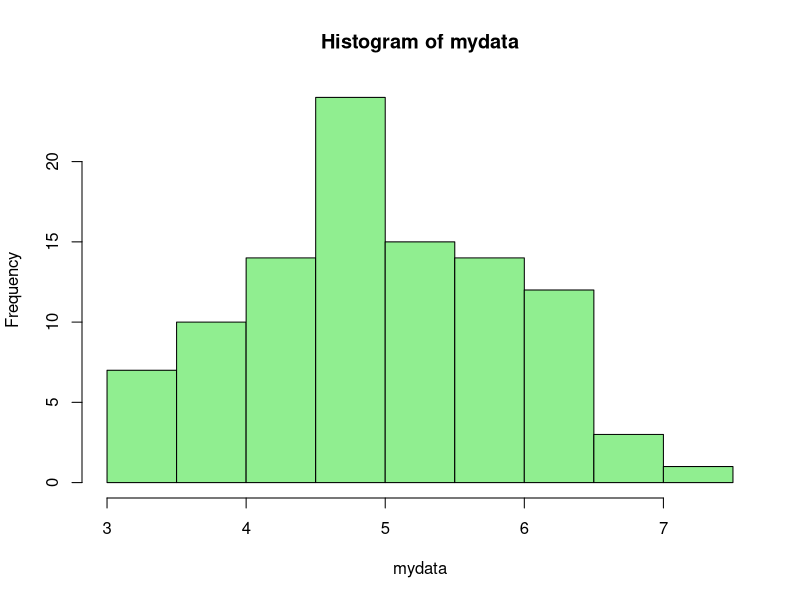
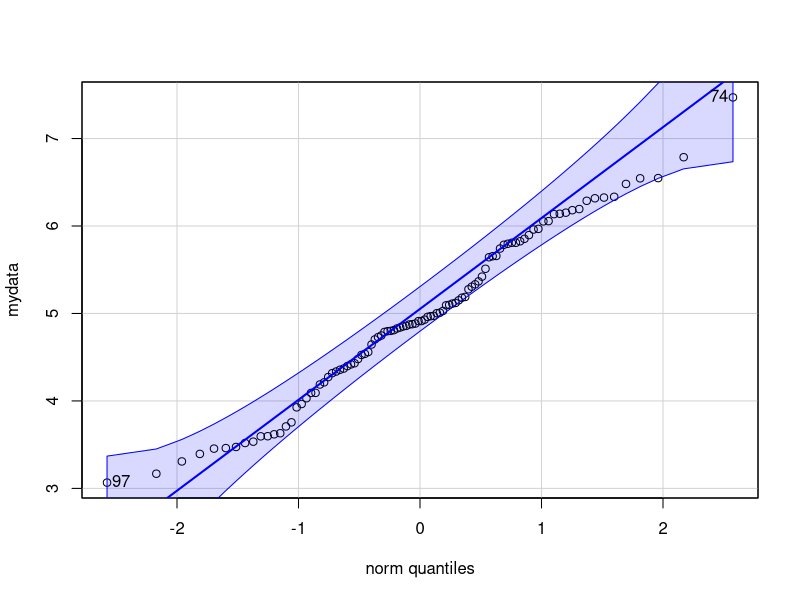
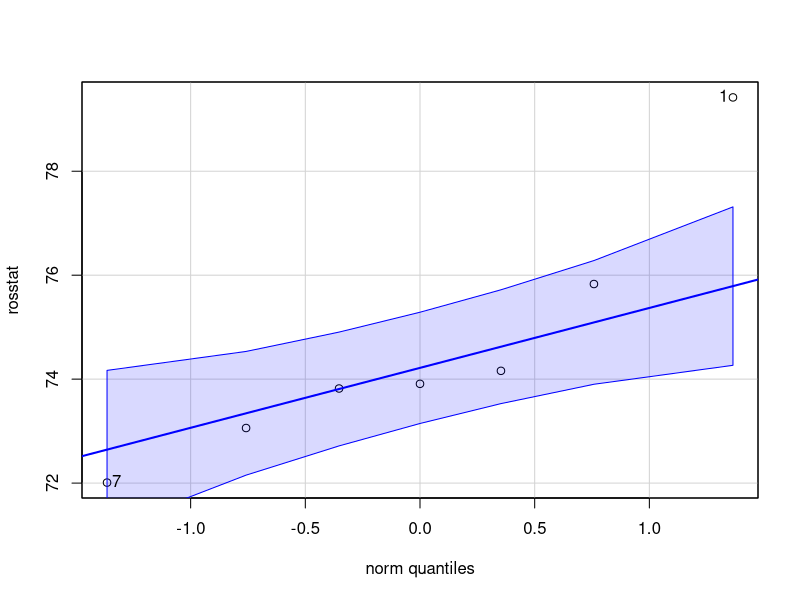
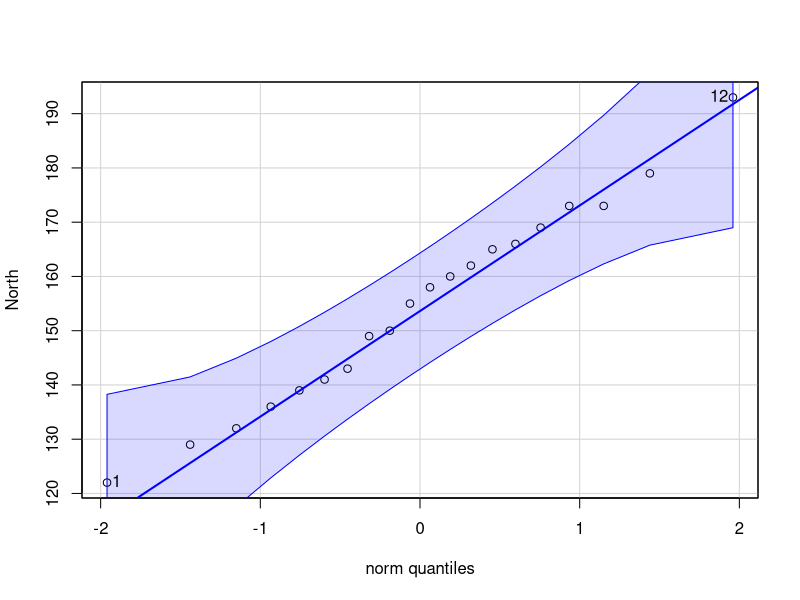
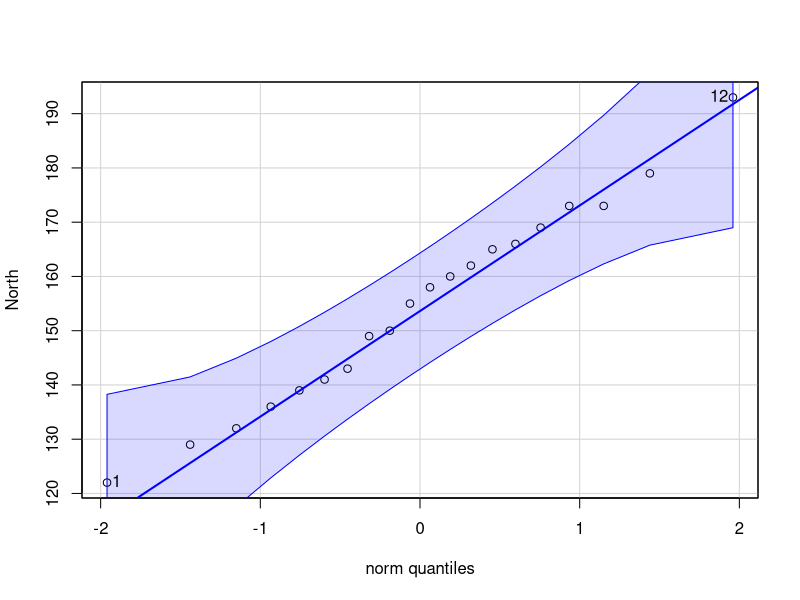
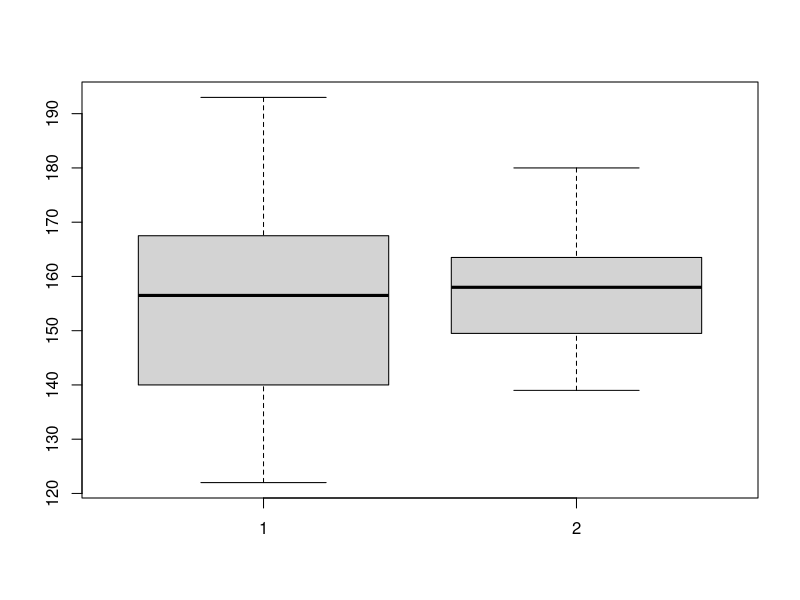

The R script that drew these images, in order: (Note: this script raises an error after producing the figures.)
# Для проведения t-est (Student Distribution), необходимо, чтобы данные выборок имели распределение близкое к нормальному.

# Нормальное распределение данных и методы его оценки qqplot и shapiro.test
# Нормальное распределение данных характерно для количественных данных,
# на распределение которых влияет множество факторов, либо оно случайно.
# Нормальное распределение характеризуется несколькими особенностями:
# Оно всегда симметрично и имеет форму колокола.
# Значения среднего и медианы совпадают.
# В пределах одного стандартного отклонения в обе стороны лежат 68.2% всех данных,
# в пределах двух - 95,5%,
# в пределах трех - 99,7%

mydata <- rnorm(100, mean = 5, sd = 1)
hist(mydata, col = "light green")

# Одним из наиболее простых тестов нормальности является график квантилей (qqplot).
# Суть теста проста: если данные имеют нормальное распределение,
# то они не должны сильно отклоняться от линии теоретических квантилей
# и выходить за пределы доверительных интервалов. Давайте проделаем этот тест в R.

install.packages("car") #установка пакета "car"
library(car) #загрузка пакета "car" в среду R
qqPlot(mydata) #запустим тест

shapiro.test(mydata) # p > 0.05 so it is normal dist

# Запускаем t-тест Стьюдента в среде R
# Итак, если данные из выборок имеют нормальное распределение,
# можно смело приступать к сравнению средних этих выборок.
# Существует три основных типа t-теста

# Одновыборочный критерий Стьюдента (one-sample t-test)
# Одновыборочный t-тест следует выбирать, если Вы сравниваете выборку с общеизвестным средним.

#  Для того, чтобы проверить эту гипотезу, мы возьмем данные РосСтата
#  (таблицы среднего ожидаемого продолжительности жизни по регионам России)
#  и применим одновыборочный критерий Стьюдента.
#  Так как критерий Стьюдента основан на проверке статистических гипотез,
#  то за нулевую гипотезу будем принимать то,
#  что различий между средним ожидаемым уровнем продолжительности по России
#  и республикам Северного Кавказа нет.
#  Если различия существуют, то для того,
#  чтобы считать их статистически значимыми p-value должно быть менее 0.05
#  (логика та же, что и в вышеописанном тесте Шапиро-Уилка).

# Загрузим данные в R. Для этого, создадим вектор со средними значениями по республикам Кавказа
# (включая Адыгею). Затем, запустим одновыборочный t-тест,
# указав в параметре mu среднее значение ожидаемого возраста жизни по России равное 70.93.

rosstat <-c(79.42, 75.83, 74.16, 73.91, 73.82, 73.06, 72.01)
qqPlot(rosstat)
shapiro.test(rosstat)
t.test(rosstat, mu = 70.93)

# data:  rosstat
# t = 4.0159, df = 6, p-value = 0.006991
# alternative hypothesis: true mean is not equal to 70.93
# 95 percent confidence interval:
#  72.36443 76.83843
# sample estimates:
# mean of x
#  74.60143

#Несмотря на то, что у нас всего 7 точек в выборке, в целом они проходят тесты нормальности
# и мы можем на них полагаться, так как эти данные уже были усреднены по региону.
# Результаты t-теста говорят о том, что средняя ожидаемая продолжительность жизни
# у жителей Северного Кавказа (74.6 лет) действительно выше, чем в среднем по России (70.93 лет),
# а результаты теста являются статистически значимыми (p < 0.05).

# Двувыборочный для независимых выборок (independent two-sample t-test)
# Двувыборочный t-тест используется, когда Вы сравниваете две независимые выборки.
# Допустим, мы хотим узнать, отличается ли урожайность картофеля на севере и на юге какого-либо региона.
# Для этого, мы собрали данные с 40 фермерских хозяйств: 20 из которых располагались на севере и сформировали выборку "North",
# а остальные 20 - на юге, сформировав выборку "South".

North <- c(122, 150, 136, 129, 169, 158, 132, 162, 143, 179, 139, 193, 155, 160, 165, 149, 173, 173, 141, 166)
qqPlot(North)
shapiro.test(North)

South <- c(170, 163, 178, 150, 166, 142, 157, 149, 151, 164, 163, 161, 159, 139, 180, 155, 144, 139, 151, 160)
qqPlot(North)
shapiro.test(North)

boxplot(North, South)

# Как видно из графика, медианы выборок не сильно отличаются друг от друга,
# однако разброс данных гораздо сильнее на севере.
# Проверим отличаются ли статистически средние значения при помощи функции t.test.
# Однако в этот раз на место параметра mu мы ставим имя второй выборки.
# Результаты теста, которые Вы видите на рисунке снизу,
# говорят о том, что средняя урожайность картофеля на севере
# статистически не отличается от урожайности на юге (p = 0.6339).

t.test(North, South, var.equal = FALSE)
# data:  North and South
# t = -0.48077, df = 32.139, p-value = 0.6339
# alternative hypothesis: true difference in means is not equal to 0
# 95 percent confidence interval:
#  -12.304835   7.604835
# sample estimates:
# mean of x mean of y
#    154.70    157.05

# Двувыборочный для зависимых выборок (dependent two-sample t-test)
# Третий вид t-теста используется в том случае, если элементы выборок зависят друг от друга.
# Он идеально подходит для проверки повторяемости результатов эксперимента:
# если данные повтора статистически не отличаются от оригинала,
# то повторяемость данных высокая.
# Также двувыборочный критерий Стьюдента для зависимых выборок
# широко применяется в медицинских исследованиях при изучении эффекта лекарства
# на организм до и после приема.

# Для того, чтобы запустить его в R, следует ввести все ту же функцию t.test.
# Однако, в скобках, после таблиц данных, следует ввести дополнительный аргумент paired = TRUE.
# Этот аргумент говорит о том, что Ваши данные зависят друг от друга. Например:

t.test(experiment, povtor.experimenta, paired = TRUE)
t.test(davlenie.do.priema, davlenie.posle.priema, paired = TRUE)

# Также в функции t.test существует два дополнительных аргумента,
# которые могут улучшить качество результатов теста: var.equal и alternative.
# Если вы знаете, что вариация между выборками равна, вставьте аргумент var.equal = TRUE.
# Если же вы хотите проверить гипотезу о том,
# что разница между средними в выборках значительно меньше или больше 0,
# то введите аргумент alternative="less" или alternative="greater"
# (по умолчанию альтернативная гипотеза говорит о том,
# что выборки просто отличаются друг от друга: alternative="two.sided").